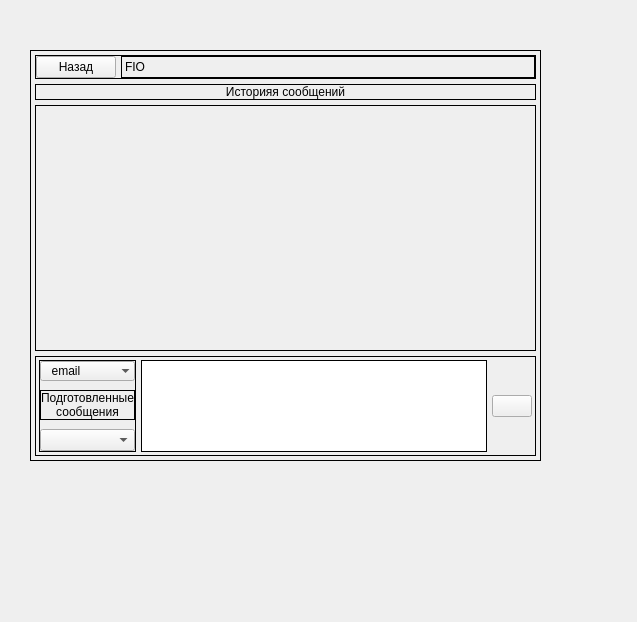
<?xml version="1.0" encoding="UTF-8"?>
<ui version="4.0">
 <class>Form</class>
 <widget class="QWidget" name="Form">
  <property name="geometry">
   <rect>
    <x>0</x>
    <y>0</y>
    <width>637</width>
    <height>622</height>
   </rect>
  </property>
  <property name="windowTitle">
   <string>Form</string>
  </property>
  <property name="styleSheet">
   <string notr="true">QFrame{
	border: 1px solid black;
}
</string>
  </property>
  <widget class="QStackedWidget" name="stackedWidget">
   <property name="geometry">
    <rect>
     <x>30</x>
     <y>50</y>
     <width>511</width>
     <height>411</height>
    </rect>
   </property>
   <property name="currentIndex">
    <number>2</number>
   </property>
   <widget class="QWidget" name="page_info_user">
    <layout class="QVBoxLayout" name="verticalLayout_8">
     <property name="spacing">
      <number>0</number>
     </property>
     <property name="leftMargin">
      <number>0</number>
     </property>
     <property name="topMargin">
      <number>0</number>
     </property>
     <property name="rightMargin">
      <number>0</number>
     </property>
     <property name="bottomMargin">
      <number>0</number>
     </property>
     <item>
      <widget class="QScrollArea" name="scrollArea_tab_5_info_user">
       <property name="styleSheet">
        <string notr="true"/>
       </property>
       <property name="widgetResizable">
        <bool>true</bool>
       </property>
       <widget class="QWidget" name="widgetContents_info_user">
        <property name="geometry">
         <rect>
          <x>0</x>
          <y>0</y>
          <width>116</width>
          <height>203</height>
         </rect>
        </property>
        <layout class="QVBoxLayout" name="verticalLayout_9">
         <property name="spacing">
          <number>5</number>
         </property>
         <property name="leftMargin">
          <number>4</number>
         </property>
         <property name="topMargin">
          <number>4</number>
         </property>
         <property name="rightMargin">
          <number>4</number>
         </property>
         <property name="bottomMargin">
          <number>4</number>
         </property>
         <item>
          <widget class="QFrame" name="frame_title_info_user">
           <property name="cursor">
            <cursorShape>ArrowCursor</cursorShape>
           </property>
           <property name="frameShape">
            <enum>QFrame::StyledPanel</enum>
           </property>
           <property name="frameShadow">
            <enum>QFrame::Raised</enum>
           </property>
           <layout class="QHBoxLayout" name="horizontalLayout_6">
            <property name="spacing">
             <number>5</number>
            </property>
            <property name="leftMargin">
             <number>0</number>
            </property>
            <property name="topMargin">
             <number>0</number>
            </property>
            <property name="rightMargin">
             <number>0</number>
            </property>
            <property name="bottomMargin">
             <number>0</number>
            </property>
            <item alignment="Qt::AlignLeft">
             <widget class="QPushButton" name="pushButton_back_info_user">
              <property name="cursor">
               <cursorShape>PointingHandCursor</cursorShape>
              </property>
              <property name="text">
               <string>Назад</string>
              </property>
              <property name="icon">
               <iconset resource="../icons/icons.qrc">
                <normaloff>:/icons/arrow/left-arrow-2.png</normaloff>:/icons/arrow/left-arrow-2.png</iconset>
              </property>
              <property name="iconSize">
               <size>
                <width>20</width>
                <height>20</height>
               </size>
              </property>
             </widget>
            </item>
            <item>
             <widget class="QLabel" name="label_fio_info_user">
              <property name="sizePolicy">
               <sizepolicy hsizetype="Expanding" vsizetype="Preferred">
                <horstretch>0</horstretch>
                <verstretch>0</verstretch>
               </sizepolicy>
              </property>
              <property name="text">
               <string>FIO</string>
              </property>
              <property name="wordWrap">
               <bool>true</bool>
              </property>
             </widget>
            </item>
           </layout>
          </widget>
         </item>
         <item>
          <widget class="QToolBox" name="toolBox">
           <property name="currentIndex">
            <number>2</number>
           </property>
           <property name="tabSpacing">
            <number>5</number>
           </property>
           <widget class="QWidget" name="page_about_info_user">
            <property name="geometry">
             <rect>
              <x>0</x>
              <y>0</y>
              <width>159</width>
              <height>79</height>
             </rect>
            </property>
            <attribute name="icon">
             <iconset resource="../icons/icons.qrc">
              <normaloff>:/icons/main/info.png</normaloff>:/icons/main/info.png</iconset>
            </attribute>
            <attribute name="label">
             <string>Вся информация</string>
            </attribute>
            <layout class="QVBoxLayout" name="verticalLayout">
             <property name="spacing">
              <number>0</number>
             </property>
             <property name="leftMargin">
              <number>4</number>
             </property>
             <property name="topMargin">
              <number>4</number>
             </property>
             <property name="rightMargin">
              <number>4</number>
             </property>
             <property name="bottomMargin">
              <number>4</number>
             </property>
             <item>
              <widget class="QLabel" name="label_number_group">
               <property name="maximumSize">
                <size>
                 <width>16777215</width>
                 <height>40</height>
                </size>
               </property>
               <property name="text">
                <string>Номер группы</string>
               </property>
               <property name="wordWrap">
                <bool>true</bool>
               </property>
              </widget>
             </item>
             <item>
              <widget class="QLabel" name="label_student_id_number">
               <property name="maximumSize">
                <size>
                 <width>16777215</width>
                 <height>40</height>
                </size>
               </property>
               <property name="text">
                <string>Студенческий билет</string>
               </property>
               <property name="wordWrap">
                <bool>true</bool>
               </property>
              </widget>
             </item>
             <item>
              <widget class="QFrame" name="frame_social_network">
               <property name="minimumSize">
                <size>
                 <width>151</width>
                 <height>41</height>
                </size>
               </property>
               <property name="maximumSize">
                <size>
                 <width>16777215</width>
                 <height>40</height>
                </size>
               </property>
               <property name="frameShape">
                <enum>QFrame::StyledPanel</enum>
               </property>
               <property name="frameShadow">
                <enum>QFrame::Raised</enum>
               </property>
               <layout class="QHBoxLayout" name="horizontalLayout">
                <property name="spacing">
                 <number>10</number>
                </property>
                <property name="leftMargin">
                 <number>0</number>
                </property>
                <property name="topMargin">
                 <number>0</number>
                </property>
                <property name="rightMargin">
                 <number>0</number>
                </property>
                <property name="bottomMargin">
                 <number>0</number>
                </property>
                <item>
                 <widget class="QFrame" name="frame_phone">
                  <property name="maximumSize">
                   <size>
                    <width>16777215</width>
                    <height>40</height>
                   </size>
                  </property>
                  <property name="frameShape">
                   <enum>QFrame::StyledPanel</enum>
                  </property>
                  <property name="frameShadow">
                   <enum>QFrame::Raised</enum>
                  </property>
                  <layout class="QHBoxLayout" name="horizontalLayout_phone">
                   <property name="spacing">
                    <number>4</number>
                   </property>
                   <property name="leftMargin">
                    <number>0</number>
                   </property>
                   <property name="topMargin">
                    <number>0</number>
                   </property>
                   <property name="rightMargin">
                    <number>0</number>
                   </property>
                   <property name="bottomMargin">
                    <number>0</number>
                   </property>
                   <item alignment="Qt::AlignLeft|Qt::AlignVCenter">
                    <widget class="QLabel" name="label_icon_phone">
                     <property name="sizePolicy">
                      <sizepolicy hsizetype="Expanding" vsizetype="Preferred">
                       <horstretch>0</horstretch>
                       <verstretch>0</verstretch>
                      </sizepolicy>
                     </property>
                     <property name="maximumSize">
                      <size>
                       <width>40</width>
                       <height>40</height>
                      </size>
                     </property>
                     <property name="text">
                      <string/>
                     </property>
                     <property name="textFormat">
                      <enum>Qt::AutoText</enum>
                     </property>
                     <property name="pixmap">
                      <pixmap resource="../icons/icons.qrc">:/icons/socialNetwork/phone.png</pixmap>
                     </property>
                     <property name="scaledContents">
                      <bool>true</bool>
                     </property>
                    </widget>
                   </item>
                   <item>
                    <widget class="QLabel" name="label_phone_number">
                     <property name="sizePolicy">
                      <sizepolicy hsizetype="Expanding" vsizetype="Preferred">
                       <horstretch>0</horstretch>
                       <verstretch>0</verstretch>
                      </sizepolicy>
                     </property>
                     <property name="text">
                      <string>номер телефона</string>
                     </property>
                     <property name="alignment">
                      <set>Qt::AlignLeading|Qt::AlignLeft|Qt::AlignVCenter</set>
                     </property>
                    </widget>
                   </item>
                  </layout>
                 </widget>
                </item>
                <item>
                 <widget class="QPushButton" name="pushButton_mail">
                  <property name="maximumSize">
                   <size>
                    <width>64</width>
                    <height>64</height>
                   </size>
                  </property>
                  <property name="cursor">
                   <cursorShape>PointingHandCursor</cursorShape>
                  </property>
                  <property name="text">
                   <string/>
                  </property>
                  <property name="icon">
                   <iconset resource="../icons/icons.qrc">
                    <normaloff>:/icons/socialNetwork/email.png</normaloff>:/icons/socialNetwork/email.png</iconset>
                  </property>
                  <property name="iconSize">
                   <size>
                    <width>32</width>
                    <height>32</height>
                   </size>
                  </property>
                 </widget>
                </item>
                <item>
                 <widget class="QPushButton" name="pushButton_vk">
                  <property name="maximumSize">
                   <size>
                    <width>64</width>
                    <height>64</height>
                   </size>
                  </property>
                  <property name="cursor">
                   <cursorShape>PointingHandCursor</cursorShape>
                  </property>
                  <property name="text">
                   <string/>
                  </property>
                  <property name="icon">
                   <iconset resource="../icons/icons.qrc">
                    <normaloff>:/icons/socialNetwork/vk.png</normaloff>:/icons/socialNetwork/vk.png</iconset>
                  </property>
                  <property name="iconSize">
                   <size>
                    <width>32</width>
                    <height>32</height>
                   </size>
                  </property>
                 </widget>
                </item>
                <item>
                 <widget class="QPushButton" name="pushButton_telegram">
                  <property name="maximumSize">
                   <size>
                    <width>64</width>
                    <height>64</height>
                   </size>
                  </property>
                  <property name="cursor">
                   <cursorShape>PointingHandCursor</cursorShape>
                  </property>
                  <property name="text">
                   <string/>
                  </property>
                  <property name="icon">
                   <iconset resource="../icons/icons.qrc">
                    <normaloff>:/icons/socialNetwork/telegram.png</normaloff>:/icons/socialNetwork/telegram.png</iconset>
                  </property>
                  <property name="iconSize">
                   <size>
                    <width>32</width>
                    <height>32</height>
                   </size>
                  </property>
                 </widget>
                </item>
               </layout>
              </widget>
             </item>
            </layout>
           </widget>
           <widget class="QWidget" name="page_take_book">
            <property name="geometry">
             <rect>
              <x>0</x>
              <y>0</y>
              <width>98</width>
              <height>28</height>
             </rect>
            </property>
            <attribute name="icon">
             <iconset resource="../icons/icons.qrc">
              <normaloff>:/icons/book/book.png</normaloff>:/icons/book/book.png</iconset>
            </attribute>
            <attribute name="label">
             <string>Взятые книги</string>
            </attribute>
            <layout class="QVBoxLayout" name="verticalLayout_page_take_book">
             <property name="spacing">
              <number>5</number>
             </property>
             <property name="leftMargin">
              <number>4</number>
             </property>
             <property name="topMargin">
              <number>4</number>
             </property>
             <property name="rightMargin">
              <number>4</number>
             </property>
             <property name="bottomMargin">
              <number>4</number>
             </property>
            </layout>
           </widget>
           <widget class="QWidget" name="page_history_take_book">
            <property name="geometry">
             <rect>
              <x>0</x>
              <y>0</y>
              <width>98</width>
              <height>28</height>
             </rect>
            </property>
            <attribute name="icon">
             <iconset resource="../icons/icons.qrc">
              <normaloff>:/icons/book/second-books.png</normaloff>:/icons/book/second-books.png</iconset>
            </attribute>
            <attribute name="label">
             <string>Иcтория братых книг</string>
            </attribute>
            <layout class="QVBoxLayout" name="verticalLayout_history_take_book">
             <property name="spacing">
              <number>5</number>
             </property>
             <property name="leftMargin">
              <number>4</number>
             </property>
             <property name="topMargin">
              <number>4</number>
             </property>
             <property name="rightMargin">
              <number>4</number>
             </property>
             <property name="bottomMargin">
              <number>4</number>
             </property>
            </layout>
           </widget>
          </widget>
         </item>
        </layout>
       </widget>
      </widget>
     </item>
    </layout>
   </widget>
   <widget class="QWidget" name="page_user_search">
    <layout class="QVBoxLayout" name="verticalLayout_7" stretch="0,0,0,0">
     <property name="spacing">
      <number>5</number>
     </property>
     <property name="leftMargin">
      <number>4</number>
     </property>
     <property name="topMargin">
      <number>4</number>
     </property>
     <property name="rightMargin">
      <number>4</number>
     </property>
     <property name="bottomMargin">
      <number>4</number>
     </property>
     <item>
      <widget class="QFrame" name="frame_search_user">
       <property name="frameShape">
        <enum>QFrame::StyledPanel</enum>
       </property>
       <property name="frameShadow">
        <enum>QFrame::Raised</enum>
       </property>
       <layout class="QHBoxLayout" name="horizontalLayout_4">
        <property name="spacing">
         <number>5</number>
        </property>
        <property name="leftMargin">
         <number>5</number>
        </property>
        <property name="topMargin">
         <number>0</number>
        </property>
        <property name="rightMargin">
         <number>5</number>
        </property>
        <property name="bottomMargin">
         <number>0</number>
        </property>
        <item>
         <widget class="QLineEdit" name="lineEdit_search_user">
          <property name="placeholderText">
           <string>Введите данные студента</string>
          </property>
         </widget>
        </item>
        <item>
         <widget class="QPushButton" name="pushButton_search_user">
          <property name="cursor">
           <cursorShape>PointingHandCursor</cursorShape>
          </property>
          <property name="text">
           <string>Поиск</string>
          </property>
          <property name="icon">
           <iconset resource="../icons/icons.qrc">
            <normaloff>:/icons/main/search.png</normaloff>:/icons/main/search.png</iconset>
          </property>
          <property name="iconSize">
           <size>
            <width>20</width>
            <height>20</height>
           </size>
          </property>
         </widget>
        </item>
       </layout>
      </widget>
     </item>
     <item>
      <widget class="QFrame" name="frame_radioButton_users">
       <property name="frameShape">
        <enum>QFrame::StyledPanel</enum>
       </property>
       <property name="frameShadow">
        <enum>QFrame::Raised</enum>
       </property>
       <layout class="QHBoxLayout" name="horizontalLayout_5">
        <property name="spacing">
         <number>0</number>
        </property>
        <property name="leftMargin">
         <number>0</number>
        </property>
        <property name="topMargin">
         <number>0</number>
        </property>
        <property name="rightMargin">
         <number>0</number>
        </property>
        <property name="bottomMargin">
         <number>0</number>
        </property>
        <item>
         <widget class="QRadioButton" name="radioButton_all_users">
          <property name="sizePolicy">
           <sizepolicy hsizetype="Fixed" vsizetype="Fixed">
            <horstretch>0</horstretch>
            <verstretch>0</verstretch>
           </sizepolicy>
          </property>
          <property name="cursor">
           <cursorShape>PointingHandCursor</cursorShape>
          </property>
          <property name="text">
           <string>Все студенты</string>
          </property>
          <property name="checked">
           <bool>true</bool>
          </property>
         </widget>
        </item>
        <item>
         <widget class="QRadioButton" name="radioButton_debtors">
          <property name="sizePolicy">
           <sizepolicy hsizetype="Fixed" vsizetype="Fixed">
            <horstretch>0</horstretch>
            <verstretch>0</verstretch>
           </sizepolicy>
          </property>
          <property name="cursor">
           <cursorShape>PointingHandCursor</cursorShape>
          </property>
          <property name="text">
           <string>Задолжники</string>
          </property>
         </widget>
        </item>
        <item>
         <widget class="QRadioButton" name="radioButton_suitable_delivery">
          <property name="sizePolicy">
           <sizepolicy hsizetype="Fixed" vsizetype="Fixed">
            <horstretch>0</horstretch>
            <verstretch>0</verstretch>
           </sizepolicy>
          </property>
          <property name="cursor">
           <cursorShape>PointingHandCursor</cursorShape>
          </property>
          <property name="text">
           <string>Подходящие к сдаче</string>
          </property>
         </widget>
        </item>
       </layout>
      </widget>
     </item>
     <item>
      <widget class="QScrollArea" name="scrollArea_all_user">
       <property name="styleSheet">
        <string notr="true"/>
       </property>
       <property name="widgetResizable">
        <bool>true</bool>
       </property>
       <widget class="QWidget" name="widgetContents_all_user">
        <property name="geometry">
         <rect>
          <x>0</x>
          <y>0</y>
          <width>98</width>
          <height>28</height>
         </rect>
        </property>
        <layout class="QVBoxLayout" name="verticalLayout_all_user">
         <property name="spacing">
          <number>5</number>
         </property>
         <property name="leftMargin">
          <number>4</number>
         </property>
         <property name="topMargin">
          <number>0</number>
         </property>
         <property name="rightMargin">
          <number>4</number>
         </property>
         <property name="bottomMargin">
          <number>4</number>
         </property>
        </layout>
       </widget>
      </widget>
     </item>
     <item alignment="Qt::AlignRight">
      <widget class="QPushButton" name="pushButton_reset_user">
       <property name="cursor">
        <cursorShape>PointingHandCursor</cursorShape>
       </property>
       <property name="text">
        <string>Сброс</string>
       </property>
       <property name="icon">
        <iconset resource="../icons/icons.qrc">
         <normaloff>:/icons/main/reset.png</normaloff>:/icons/main/reset.png</iconset>
       </property>
       <property name="iconSize">
        <size>
         <width>32</width>
         <height>32</height>
        </size>
       </property>
      </widget>
     </item>
    </layout>
   </widget>
   <widget class="QWidget" name="page_write_message">
    <layout class="QVBoxLayout" name="verticalLayout_5">
     <property name="spacing">
      <number>5</number>
     </property>
     <property name="leftMargin">
      <number>4</number>
     </property>
     <property name="topMargin">
      <number>4</number>
     </property>
     <property name="rightMargin">
      <number>4</number>
     </property>
     <property name="bottomMargin">
      <number>4</number>
     </property>
     <item>
      <widget class="QFrame" name="frame_title_message">
       <property name="cursor">
        <cursorShape>ArrowCursor</cursorShape>
       </property>
       <property name="frameShape">
        <enum>QFrame::StyledPanel</enum>
       </property>
       <property name="frameShadow">
        <enum>QFrame::Raised</enum>
       </property>
       <layout class="QHBoxLayout" name="horizontalLayout_7">
        <property name="spacing">
         <number>5</number>
        </property>
        <property name="leftMargin">
         <number>0</number>
        </property>
        <property name="topMargin">
         <number>0</number>
        </property>
        <property name="rightMargin">
         <number>0</number>
        </property>
        <property name="bottomMargin">
         <number>0</number>
        </property>
        <item alignment="Qt::AlignLeft">
         <widget class="QPushButton" name="pushButton_back_message">
          <property name="cursor">
           <cursorShape>PointingHandCursor</cursorShape>
          </property>
          <property name="text">
           <string>Назад</string>
          </property>
          <property name="icon">
           <iconset resource="../icons/icons.qrc">
            <normaloff>:/icons/arrow/left-arrow-2.png</normaloff>:/icons/arrow/left-arrow-2.png</iconset>
          </property>
          <property name="iconSize">
           <size>
            <width>20</width>
            <height>20</height>
           </size>
          </property>
         </widget>
        </item>
        <item>
         <widget class="QLabel" name="label_fio_message">
          <property name="sizePolicy">
           <sizepolicy hsizetype="Expanding" vsizetype="Preferred">
            <horstretch>0</horstretch>
            <verstretch>0</verstretch>
           </sizepolicy>
          </property>
          <property name="text">
           <string>FIO</string>
          </property>
          <property name="wordWrap">
           <bool>true</bool>
          </property>
         </widget>
        </item>
       </layout>
      </widget>
     </item>
     <item>
      <widget class="QLabel" name="label_history_message">
       <property name="text">
        <string>Иcторияя сообщений</string>
       </property>
       <property name="alignment">
        <set>Qt::AlignCenter</set>
       </property>
      </widget>
     </item>
     <item>
      <widget class="QScrollArea" name="scrollArea_all_message">
       <property name="widgetResizable">
        <bool>true</bool>
       </property>
       <widget class="QWidget" name="widgetContents_all_message">
        <property name="geometry">
         <rect>
          <x>0</x>
          <y>0</y>
          <width>499</width>
          <height>239</height>
         </rect>
        </property>
        <layout class="QVBoxLayout" name="verticalLayout_all_message">
         <property name="spacing">
          <number>4</number>
         </property>
         <property name="leftMargin">
          <number>3</number>
         </property>
         <property name="topMargin">
          <number>3</number>
         </property>
         <property name="rightMargin">
          <number>3</number>
         </property>
         <property name="bottomMargin">
          <number>3</number>
         </property>
        </layout>
       </widget>
      </widget>
     </item>
     <item>
      <widget class="QFrame" name="frame_3">
       <property name="maximumSize">
        <size>
         <width>16777215</width>
         <height>100</height>
        </size>
       </property>
       <property name="frameShape">
        <enum>QFrame::StyledPanel</enum>
       </property>
       <property name="frameShadow">
        <enum>QFrame::Raised</enum>
       </property>
       <layout class="QGridLayout" name="gridLayout">
        <property name="leftMargin">
         <number>3</number>
        </property>
        <property name="topMargin">
         <number>3</number>
        </property>
        <property name="rightMargin">
         <number>3</number>
        </property>
        <property name="bottomMargin">
         <number>3</number>
        </property>
        <property name="horizontalSpacing">
         <number>5</number>
        </property>
        <property name="verticalSpacing">
         <number>3</number>
        </property>
        <item row="0" column="0" rowspan="3">
         <widget class="QFrame" name="frame_bottom_info">
          <property name="frameShape">
           <enum>QFrame::StyledPanel</enum>
          </property>
          <property name="frameShadow">
           <enum>QFrame::Raised</enum>
          </property>
          <layout class="QVBoxLayout" name="verticalLayout_4">
           <property name="spacing">
            <number>5</number>
           </property>
           <property name="leftMargin">
            <number>0</number>
           </property>
           <property name="topMargin">
            <number>0</number>
           </property>
           <property name="rightMargin">
            <number>0</number>
           </property>
           <property name="bottomMargin">
            <number>0</number>
           </property>
           <item>
            <widget class="QComboBox" name="comboBox_social_network">
             <property name="maximumSize">
              <size>
               <width>100</width>
               <height>16777215</height>
              </size>
             </property>
             <property name="cursor">
              <cursorShape>PointingHandCursor</cursorShape>
             </property>
             <property name="sizeAdjustPolicy">
              <enum>QComboBox::AdjustToContentsOnFirstShow</enum>
             </property>
             <property name="iconSize">
              <size>
               <width>20</width>
               <height>20</height>
              </size>
             </property>
             <property name="duplicatesEnabled">
              <bool>false</bool>
             </property>
             <property name="frame">
              <bool>false</bool>
             </property>
             <item>
              <property name="text">
               <string>  email</string>
              </property>
              <property name="icon">
               <iconset resource="../icons/icons.qrc">
                <normaloff>:/icons/socialNetwork/email.png</normaloff>:/icons/socialNetwork/email.png</iconset>
              </property>
             </item>
             <item>
              <property name="text">
               <string>  telegram</string>
              </property>
              <property name="icon">
               <iconset resource="../icons/icons.qrc">
                <normaloff>:/icons/socialNetwork/telegram.png</normaloff>:/icons/socialNetwork/telegram.png</iconset>
              </property>
             </item>
             <item>
              <property name="text">
               <string>  vk</string>
              </property>
              <property name="icon">
               <iconset resource="../icons/icons.qrc">
                <normaloff>:/icons/socialNetwork/vk.png</normaloff>:/icons/socialNetwork/vk.png</iconset>
              </property>
             </item>
            </widget>
           </item>
           <item alignment="Qt::AlignHCenter|Qt::AlignVCenter">
            <widget class="QLabel" name="label_info_message">
             <property name="sizePolicy">
              <sizepolicy hsizetype="Fixed" vsizetype="Fixed">
               <horstretch>0</horstretch>
               <verstretch>0</verstretch>
              </sizepolicy>
             </property>
             <property name="minimumSize">
              <size>
               <width>89</width>
               <height>28</height>
              </size>
             </property>
             <property name="text">
              <string>Подготовленные сообщения</string>
             </property>
             <property name="alignment">
              <set>Qt::AlignCenter</set>
             </property>
             <property name="wordWrap">
              <bool>true</bool>
             </property>
            </widget>
           </item>
           <item>
            <widget class="QComboBox" name="comboBox_prepared_message">
             <property name="cursor">
              <cursorShape>PointingHandCursor</cursorShape>
             </property>
            </widget>
           </item>
          </layout>
         </widget>
        </item>
        <item row="0" column="1" rowspan="3">
         <widget class="QTextEdit" name="textEdit_message"/>
        </item>
        <item row="1" column="2">
         <widget class="QPushButton" name="pushButton_emit_message">
          <property name="cursor">
           <cursorShape>PointingHandCursor</cursorShape>
          </property>
          <property name="text">
           <string/>
          </property>
          <property name="icon">
           <iconset resource="../icons/icons.qrc">
            <normaloff>:/icons/arrow/right-arrow-3.png</normaloff>:/icons/arrow/right-arrow-3.png</iconset>
          </property>
          <property name="iconSize">
           <size>
            <width>32</width>
            <height>32</height>
           </size>
          </property>
         </widget>
        </item>
       </layout>
      </widget>
     </item>
    </layout>
   </widget>
  </widget>
 </widget>
 <resources>
  <include location="../icons/icons.qrc"/>
 </resources>
 <connections/>
</ui>
